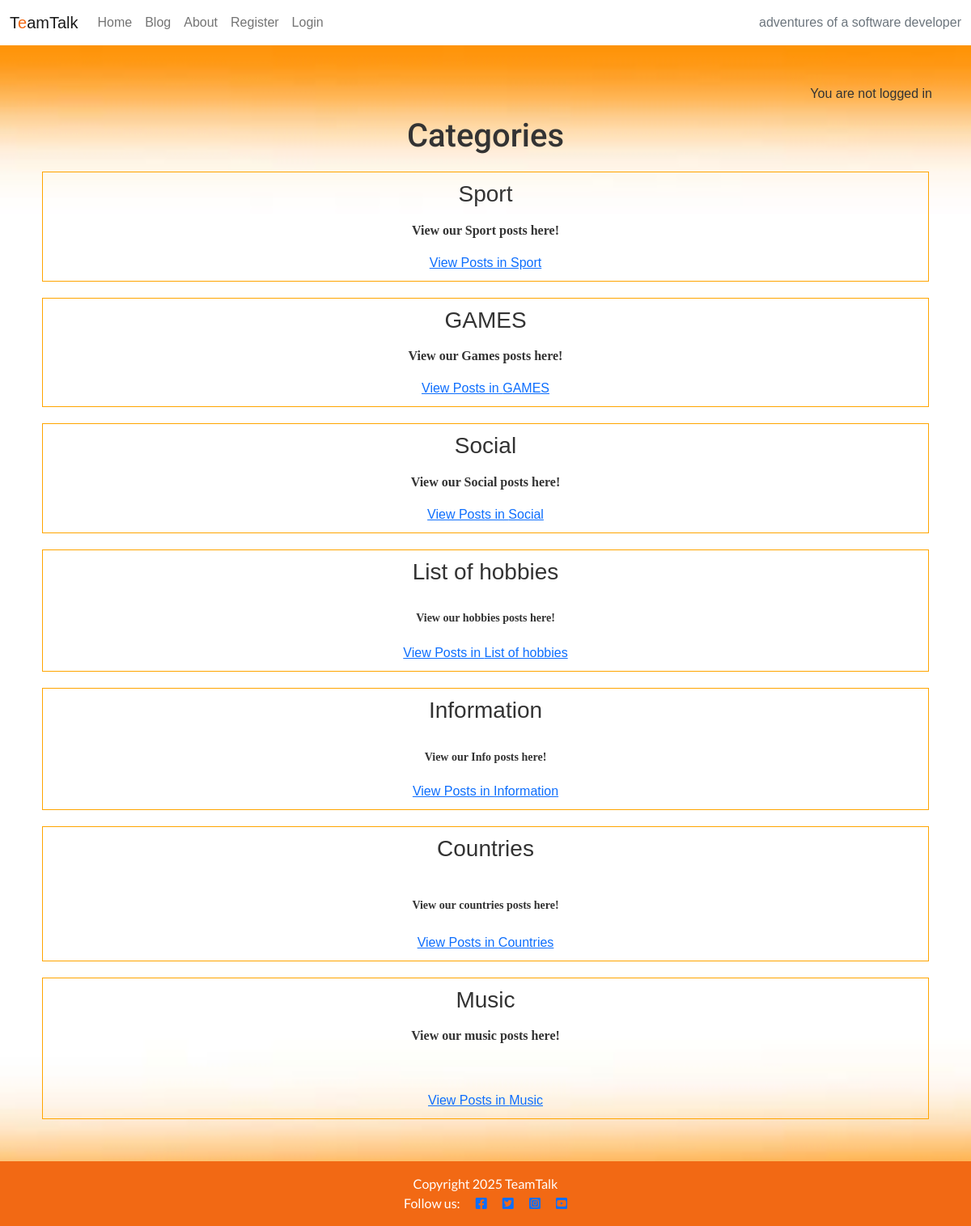
Screenshot of /blog/categories/ with the database file from the repository.
### blog/models.py (models this page shows, shortened)
class Category(models.Model):
    name = models.CharField(max_length=100, unique=True)
    description = models.TextField(blank=True, null=True)

### blog/views.py (the view)
# urls.py: path('categories/', views.category_list, name='category_list'),
def category_list(request):
    categories = Category.objects.all()
    return render(request, 'blog/category_list.html', {'categories': categories})

### blog/templates/blog/category_list.html
{% extends 'base.html' %}
{% block content %}
<h1>Categories</h1>
<div>
    {% for category in categories %}
    <div style="text-align: center; margin: 20px; border: 1px solid orange; padding: 10px;">
        <h3>{{ category.name }}</h3>
        <p>{{ category.description | safe }}</p>
        <a href="{% url 'posts_by_category' category.id %}">View Posts in {{ category.name }}</a>
    </div>
    {% endfor %}
</div>
{% endblock %}

### static/css/style.css (style rules this page uses)
body { background-image: url(/static/images/TotFundal2.jpg); background-size: cover; background-position: center; background-repeat: no-repeat; margin: 0; font-family: Arial, sans-serif; background-color: #f7f7f7; color: #333333; }
h1, h2 { margin: 0.5rem 0; font-family: "Roboto"; }

### rows the page displays
Category: name "Sport", description "View our Sport posts here!"
Category: name "GAMES", description "View our Games posts here!"
Category: name "Social", description "View our Social posts here!"
Category: name "List of hobbies", description "View our hobbies posts here!"
Category: name "Information", description "View our Info posts here!"
Category: name "Countries", description "View our countries posts here!"
Category: name "Music", description "View our music posts here!"
